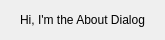
<?xml version="1.0" encoding="UTF-8"?>
<ui version="4.0">
 <class>About</class>
 <widget class="QDialog" name="About">
  <property name="geometry">
   <rect>
    <x>0</x>
    <y>0</y>
    <width>165</width>
    <height>40</height>
   </rect>
  </property>
  <property name="windowTitle">
   <string>About</string>
  </property>
  <layout class="QVBoxLayout" name="verticalLayout">
   <item>
    <widget class="QLabel" name="label">
     <property name="text">
      <string>Hi, I'm the About Dialog</string>
     </property>
     <property name="alignment">
      <set>Qt::AlignmentFlag::AlignCenter</set>
     </property>
    </widget>
   </item>
  </layout>
 </widget>
 <resources/>
 <connections/>
</ui>
